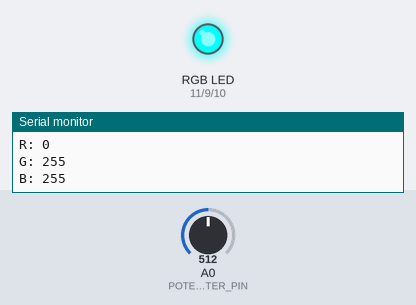
Bench run of a sketch on a simulated Arduino Uno, built with avr-gcc and run on an emulated ATmega328P. Parts: an RGB LED mixed from three pins (HIGH = lit), the last lines printed to the serial monitor. The inputs (shaded band) are chosen by the test bench; at power-on: A0 (POTENTIOMETER_PIN) = 512.

Above: at 1.2 s.
1.3 s: A0 (POTENTIOMETER_PIN) set to 731
At 2.5 s:
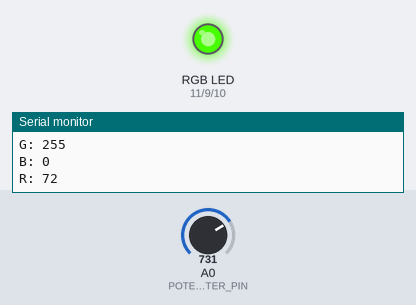
2.8 s: A0 (POTENTIOMETER_PIN) set to 760
At 4.0 s:
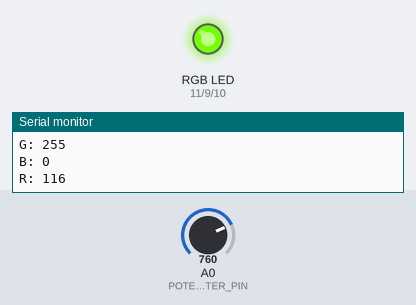
4.3 s: A0 (POTENTIOMETER_PIN) set to 778
At 5.0 s:
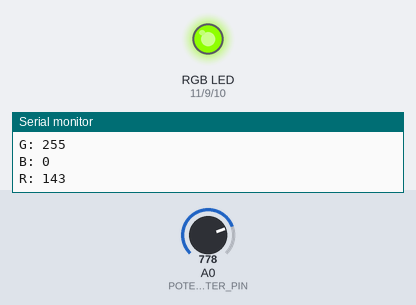
5.8 s: A0 (POTENTIOMETER_PIN) set to 716
At 7.0 s:
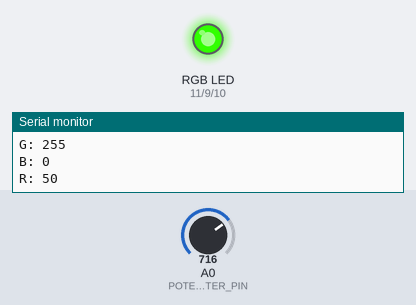
7.3 s: A0 (POTENTIOMETER_PIN) set to 900
At 8.5 s:
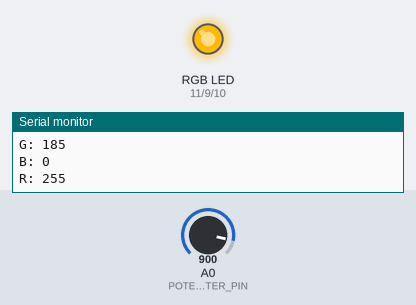
8.8 s: A0 (POTENTIOMETER_PIN) set to 1023
At 9.5 s:
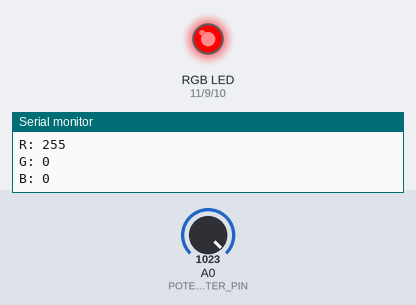
Timing chart, 0 to 11.3 s (numbered marks = the images above; inputs shaded):
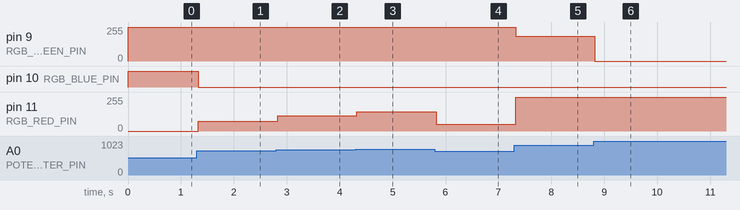

Measured:
- after the input at 1.3 s, pin 10 (RGB_BLUE_PIN): HIGH → LOW at once; pin 11 (RGB_RED_PIN): 0/255 → 72/255 at once
- after the input at 2.8 s, pin 11 (RGB_RED_PIN): 72/255 → 116/255 at once
- after the input at 4.3 s, pin 11 (RGB_RED_PIN): 116/255 → 143/255 at once
- after the input at 5.8 s, pin 11 (RGB_RED_PIN): 143/255 → 50/255 at once
- after the input at 7.3 s, pin 9 (RGB_GREEN_PIN): 255/255 → 185/255 at once; pin 11 (RGB_RED_PIN): 50/255 → 255/255 at once
- after the input at 8.8 s, pin 9 (RGB_GREEN_PIN): 185/255 → 0/255 at once

The sketch:

2-RGB_LED.ino
```cpp
#define RGB_RED_PIN 11
#define RGB_BLUE_PIN 10
#define RGB_GREEN_PIN 9
#define POTENTIOMETER_PIN A0

void setup()
{
  pinMode(RGB_RED_PIN, OUTPUT);
  pinMode(RGB_BLUE_PIN, OUTPUT);
  pinMode(RGB_GREEN_PIN, OUTPUT);
  Serial.begin(9600);
}

void loop()
{
  int potentiometerValue = analogRead(POTENTIOMETER_PIN);
  int rgbValue = map(potentiometerValue, 0, 1023, 0, 1535);

  int red;
  int blue;
  int green;

  if (rgbValue < 256) {
    red = 255;
    blue = rgbValue;
    green = 0;
  }
  else if (rgbValue < 512) {
    red = 511 - rgbValue;
    blue = 255;
    green = 0;
  }
  else if (rgbValue < 768) {
    red = 0;
    blue = 255;
    green = rgbValue - 512;
  }
  else if (rgbValue < 1024) {
    red = 0;
    blue = 1023 - rgbValue;
    green = 255;
  }
  else if (rgbValue < 1280) {
    red = rgbValue - 1024;
    blue = 0;
    green = 255;
  }
  else {
    red = 255;
    blue = 0;
    green = 1535 - rgbValue;
  }
  Serial.print("R: ");
  Serial.print(red);
  Serial.print("\nG: ");
  Serial.print(green);
  Serial.print("\nB: ");
  Serial.print(blue);
  Serial.print("\n\n");

  analogWrite(RGB_RED_PIN, red);
  analogWrite(RGB_BLUE_PIN, blue);
  analogWrite(RGB_GREEN_PIN, green);
}
```
